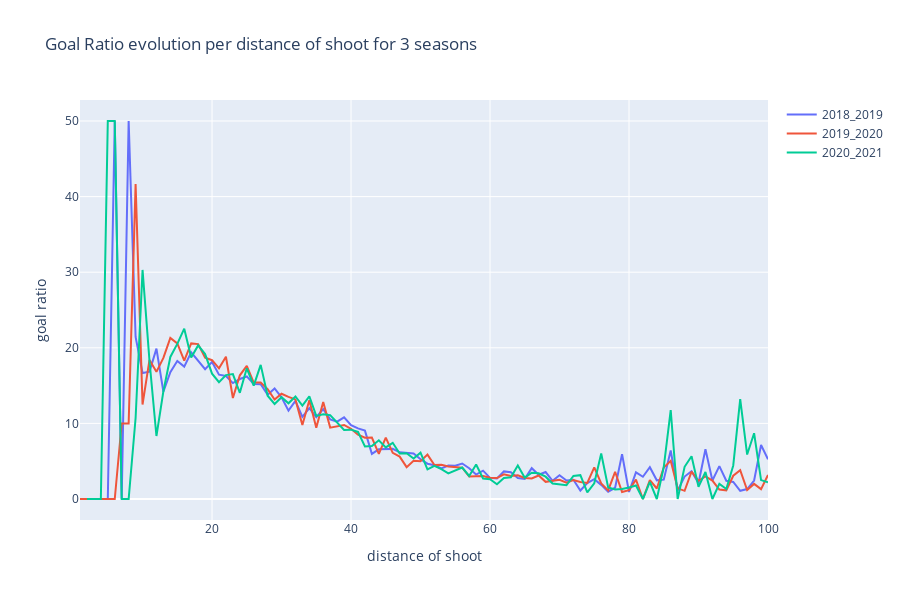

Notebook code cell kept with this figure:
### Code cell
df2018_plot2 = simple_visualisation_goalRation('./2018finalDataset.csv')
df2019_plot2 = simple_visualisation_goalRation('./2019finalDataset.csv')
df2020_plot2 = simple_visualisation_goalRation('./2020finalDataset.csv')
fig = go.Figure()
fig.add_trace(go.Scatter(x=df2018_plot2['shootDistance'], y=round(df2018_plot2['Goal']*100,2),
                    mode='lines',
                    name='2018_2019'))
fig.add_trace(go.Scatter(x=df2019_plot2['shootDistance'], y=round(df2019_plot2['Goal']*100,2),
                    mode='lines',
                    name='2019_2020'))
fig.add_trace(go.Scatter(x=df2020_plot2['shootDistance'], y=round(df2020_plot2['Goal']*100,2),
                    mode='lines', name='2020_2021'))
fig.update_layout(title='Goal Ratio evolution per distance of shoot for 3 seasons',
                   xaxis_title='distance of shoot',
                   width=900,
                   height=600,
                   yaxis_title='goal ratio')
fig.show()
fig.write_html("fig6.html")
